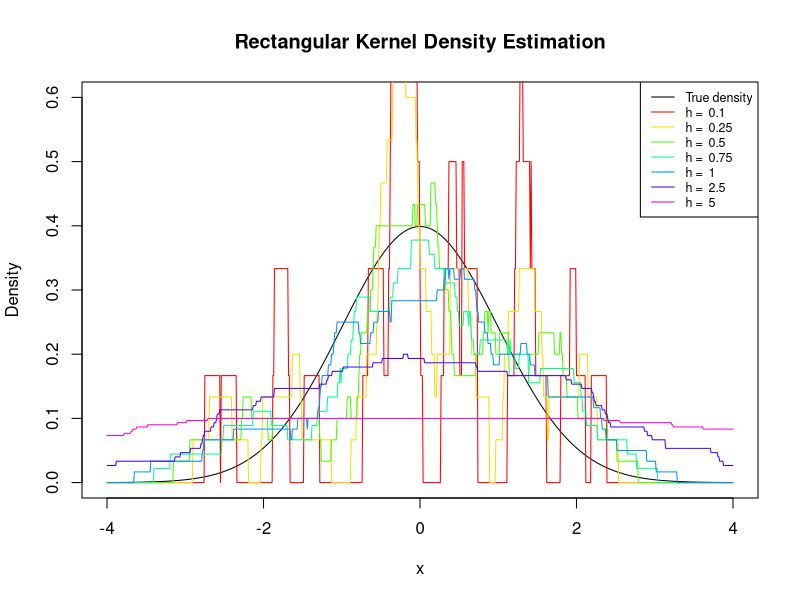
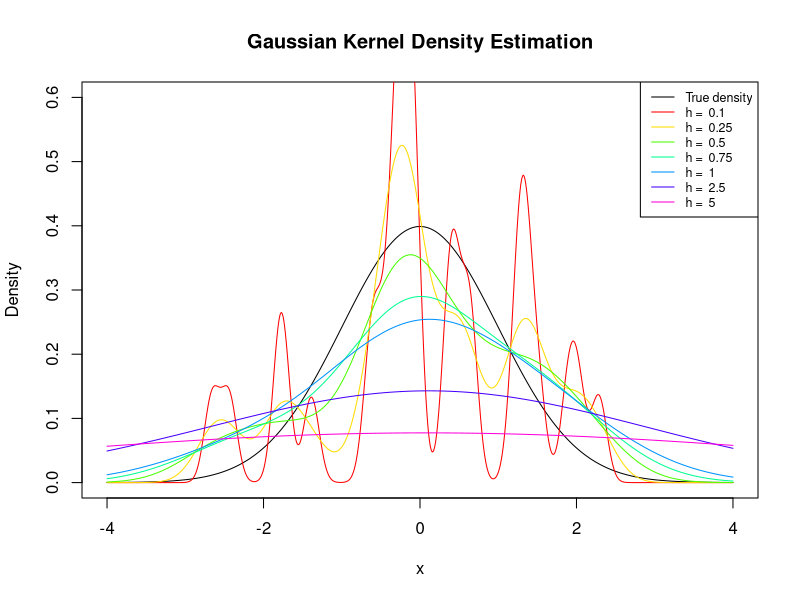
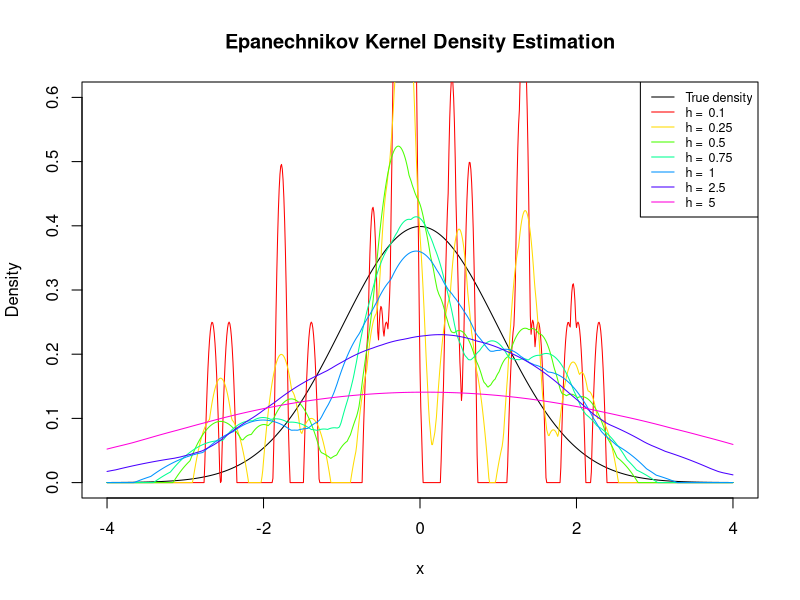
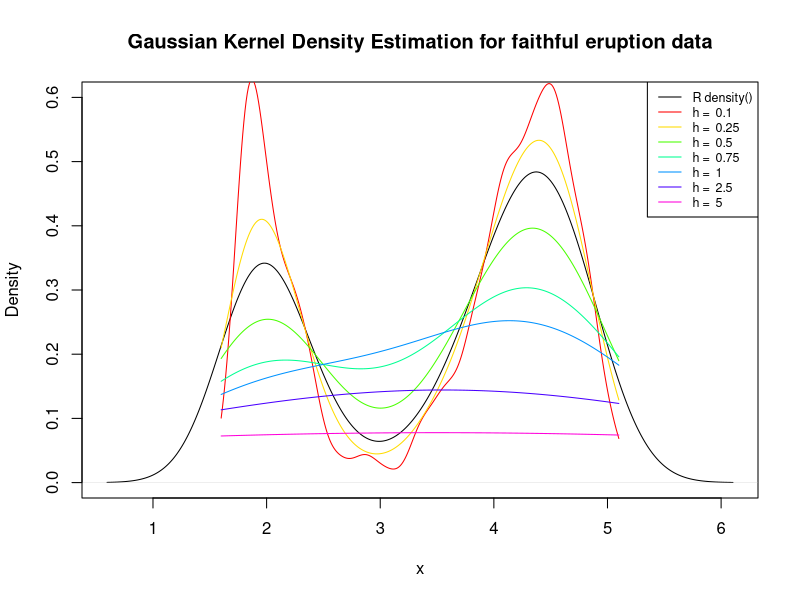

Here is the R script that generated these plots, in order:
## ---- chunk 1
knitr::opts_chunk$set(echo = TRUE)
## ---- chunk 2
# Enter data
x <- c(82,69,73,43,58,56,76,65)
y <- c(63,42,74,37,51,43,80,62)

# Two-sided t-test
t.test(x, y, alternative = "two.sided", mu = 0, conf.level = 0.95, paired = TRUE)
# t.test(x-y, alternative = "two.sided", mu = 0, conf.level = 0.95)  # alternative

# Two-sided Wilcoxon signed rank test
wilcox.test(x, y, alternative = "two.sided", mu = 0, conf.level = 0.95, 
            paired = TRUE, conf.int = TRUE)
# wilcox.test(x-y, alternative = "two.sided", mu = 0, conf.level = 0.95, 
#             conf.int = TRUE)  # alternative
## ---- chunk 3
fnTestPowerMC <- function(fnError, n = 30, theta = 0, alpha = 0.05, nSim = 10^4,
                          ...) {
  # This function estimates the probability of rejecting the null hypothesis of a
  # t-test and a Wilcoxon signed rank test using Monte Carlo simulations of iid
  # random variables X_i = \theta + \epsilon_i.
  # 
  # Args:
  #   fnError:  Function which generates random samples from a symmetric error 
  #             distribution \epsilon
  #   n:        Number of random samples used in tests
  #   theta:    True parameter
  #   alpha:    Significance level used in tests
  #   nSim:     Number of MC simulations of size n
  #   ...:      Further arguments to be passed to fnError
  #   
  # Returns:
  #   A list containing the following elements:
  #     $TProb:       MC estimation of rejection probability for the t-test
  #     $WilcoxProb:  MC estimation of rejection probability for the Wilcoxon
  #                   signed rank test
  
  # Perform MC simulation
  matX <- matrix(theta + fnError(n*nSim, ...), ncol = n)
  
  # Define sub-functions which only return p-values from the two tests
  fnPvalT <- function(x, theta) {
    return(t.test(x, mu = theta)$p.value)
  }
  fnPvalWilcox <- function(x, theta) {
    return(wilcox.test(x, mu = theta)$p.value)
  }
  
  # Perform nSim number of tests with sample size n for each of the two tests
  vecPvalT <- apply(matX, 1, fnPvalT, theta = theta)
  vecPvalWilcox <- apply(matX, 1, fnPvalWilcox, theta = theta)
  
  # Compute and return estimations of rejection probabilities
  result <- list()
  result$TProb <- mean(vecPvalT < alpha)
  result$WilcoxProb <- mean(vecPvalWilcox < alpha)
  return(result)
}
## ---- chunk 4
# Set seed
set.seed(42)

# Normal errors
fnTestPowerMC(fnError = rnorm, nSim = 10^5, theta = 0)

# Cauchy errors (t-distribution with df = 1)
fnTestPowerMC(fnError = rt, nSim = 10^5, df = 1)

# Uniform errors
fnTestPowerMC(fnError = runif, nSim = 10^5, min = -1, max = 1)
## ---- chunk 5
fnKernelDensityEst <- function(x, X, K, h) {
  # This function computes the kernel density estimates for a given sample X and
  # kernel K with bandwidth h at points x.
  # 
  # Args:
  #   x: Points for which the kernel density estimates are computed
  #   X: Data sample on which the kernel density estimation is fitted
  #   K: Kernel function to be used for smoothing
  #   h: Smoothing Bandwidth
  #   
  # Returns:
  #   A vector of the kernel density estimates at the points x
  
  # Get number of points and sample size
  nPts <- length(x)
  n <- length(X)
  
  # Compute and return the estimated kernel density values for every bandwidth
  kernels <- list()
  for(i in 1:length(h)) {
    matKernel <- K((matrix(rep(X, nPts), ncol = n, byrow = TRUE) - x) / h[i])
    kernels <- append(kernels, list((1/(n*h[i])) * apply(matKernel, 1, sum)))
  }
  
  # If h is scalar return just a matrix with the kernels
  # If h is a vector return a list with multiple kernels, their x and h values
  if(length(h) == 1) {
    return(kernels[[1]])
  } else {
    return(list(x = x, h = h, kernels = kernels))
  }
}
## ---- chunk 6
fnKernelPlot <- function(listKernels, title = NULL, data = NULL) {
  # This function plots the kernel density estimates for a given kernel list
  # 
  # Args:
  #   listKernels: list of kernels calculated with fnKernelDensityEst
  #   title: main title of plot
  #   
  # Returns:
  #   -
  
  # Save number of kernels (each with a different bandwidth)
  nKernels <- length(listKernels$kernels)
  
  # Create palette depending on size of list
  cols <- rainbow(nKernels, alpha = 1)
  
  # Plot theoretical density of histogram (if data is available)
  if(is.null(data)) {
    plot(listKernels$x, dnorm(listKernels$x), type = "l",
         main = title, xlab = "x", ylab = "Density", ylim = c(0,0.6))
  } else {
    plot(density(data), main = title, xlab = "x",
         ylab = "Density", ylim = c(0,0.6))
  }
  
  # Print kernels
  for(i in 1:nKernels) {
    lines(listKernels$x, listKernels$kernels[[i]], col = cols[i])
  }
  
  # Create and add legend
  dlegend <- ifelse(is.null(data), "True density", "R density()")
  hlegend <- sapply(listKernels$h, function(x) {x <- paste("h = ", x)})
  legend("topright", legend = c(dlegend, hlegend),
         col = c("black", cols), lty = 1, cex = 0.75)
}
## ---- chunk 7
# Define different smoothing kernels

fnRectangularKernel <- function(x) {
  return(0.5 * (abs(x) <= 1))
}

fnGaussianKernel <- function(x) {
  return((1/sqrt(2*pi)) * exp((-0.5) * x^2))
}

fnEpanechnikovKernel <- function(x) {
  return(0.75 * (1 - x^2) * (abs(x) <= 1))
}
## ---- chunk 8

# Sample size and generate sample
set.seed(42)
n <- 30
X <- rnorm(n)

# Define points to estimate kernel density on
x <- seq(-4, 4, 0.01)

# Set different bandwidths
#h <- c(0.1, 1, 10)
h <- c(0.1, 0.25, 0.5, 0.75, 1, 2.5, 5)

# Rectangular kernel density estimation
fnKernelPlot(fnKernelDensityEst(x, X, K = fnRectangularKernel, h),
             title = "Rectangular Kernel Density Estimation")

# Gaussian kernel density estimation
fnKernelPlot(fnKernelDensityEst(x, X, K = fnGaussianKernel, h),
             title = "Gaussian Kernel Density Estimation")

# Epanechnikov kernel density estimation
fnKernelPlot(fnKernelDensityEst(x, X, K = fnEpanechnikovKernel, h),
             title = "Epanechnikov Kernel Density Estimation")
## ---- chunk 9
# Faithful kernel density estimation
data <- faithful$eruptions
x <- seq(min(data), max(data), 0.01)

fnKernelPlot(fnKernelDensityEst(x, faithful$eruptions, K = fnGaussianKernel, h),
             title = "Gaussian Kernel Density Estimation for faithful eruption data",
             data = data)
